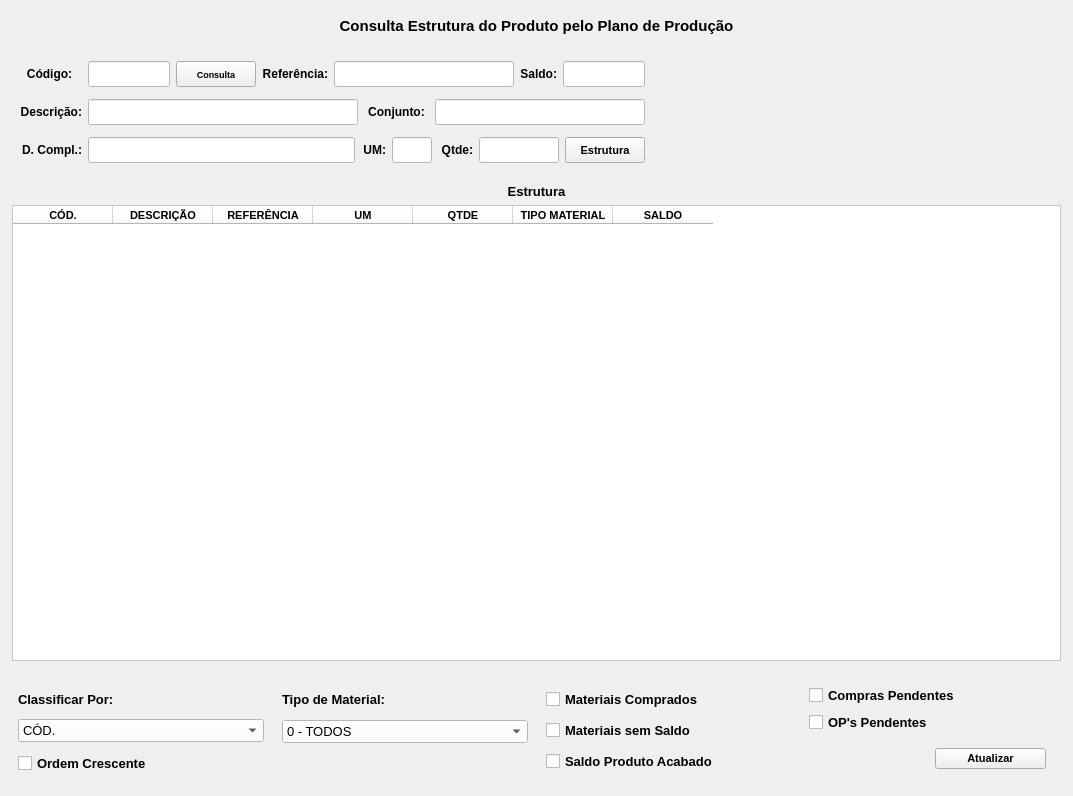
<?xml version="1.0" encoding="UTF-8"?>
<ui version="4.0">
 <class>ConsultaPcp_Prod</class>
 <widget class="QMainWindow" name="ConsultaPcp_Prod">
  <property name="geometry">
   <rect>
    <x>0</x>
    <y>0</y>
    <width>1073</width>
    <height>796</height>
   </rect>
  </property>
  <property name="sizePolicy">
   <sizepolicy hsizetype="Preferred" vsizetype="Preferred">
    <horstretch>0</horstretch>
    <verstretch>0</verstretch>
   </sizepolicy>
  </property>
  <property name="maximumSize">
   <size>
    <width>16777215</width>
    <height>16777211</height>
   </size>
  </property>
  <property name="windowTitle">
   <string>PCP - Consulta Produto</string>
  </property>
  <property name="windowIcon">
   <iconset>
    <normaloff>../../../Desktop/Sem título.png</normaloff>../../../Desktop/Sem título.png</iconset>
  </property>
  <widget class="QWidget" name="centralwidget">
   <property name="maximumSize">
    <size>
     <width>16777215</width>
     <height>16777215</height>
    </size>
   </property>
   <layout class="QVBoxLayout" name="verticalLayout">
    <property name="leftMargin">
     <number>6</number>
    </property>
    <property name="topMargin">
     <number>6</number>
    </property>
    <property name="rightMargin">
     <number>6</number>
    </property>
    <property name="bottomMargin">
     <number>6</number>
    </property>
    <item>
     <widget class="QWidget" name="widget_cabecalho" native="true">
      <property name="sizePolicy">
       <sizepolicy hsizetype="Preferred" vsizetype="Fixed">
        <horstretch>0</horstretch>
        <verstretch>0</verstretch>
       </sizepolicy>
      </property>
      <property name="minimumSize">
       <size>
        <width>0</width>
        <height>40</height>
       </size>
      </property>
      <property name="maximumSize">
       <size>
        <width>16777215</width>
        <height>40</height>
       </size>
      </property>
      <property name="styleSheet">
       <string notr="true"/>
      </property>
      <layout class="QHBoxLayout" name="horizontalLayout">
       <property name="spacing">
        <number>0</number>
       </property>
       <property name="leftMargin">
        <number>15</number>
       </property>
       <property name="topMargin">
        <number>6</number>
       </property>
       <property name="rightMargin">
        <number>15</number>
       </property>
       <property name="bottomMargin">
        <number>6</number>
       </property>
       <item>
        <widget class="QLabel" name="label_13">
         <property name="sizePolicy">
          <sizepolicy hsizetype="Minimum" vsizetype="Preferred">
           <horstretch>0</horstretch>
           <verstretch>0</verstretch>
          </sizepolicy>
         </property>
         <property name="minimumSize">
          <size>
           <width>300</width>
           <height>0</height>
          </size>
         </property>
         <property name="font">
          <font>
           <pointsize>11</pointsize>
           <weight>75</weight>
           <bold>true</bold>
          </font>
         </property>
         <property name="text">
          <string>Consulta Estrutura do Produto pelo Plano de Produção</string>
         </property>
         <property name="alignment">
          <set>Qt::AlignCenter</set>
         </property>
        </widget>
       </item>
      </layout>
     </widget>
    </item>
    <item>
     <widget class="QWidget" name="widget" native="true">
      <property name="minimumSize">
       <size>
        <width>0</width>
        <height>0</height>
       </size>
      </property>
      <property name="maximumSize">
       <size>
        <width>16777215</width>
        <height>16777215</height>
       </size>
      </property>
      <layout class="QHBoxLayout" name="horizontalLayout_2">
       <property name="leftMargin">
        <number>0</number>
       </property>
       <property name="topMargin">
        <number>0</number>
       </property>
       <property name="rightMargin">
        <number>0</number>
       </property>
       <property name="bottomMargin">
        <number>0</number>
       </property>
       <item>
        <widget class="QWidget" name="widget_Cor1" native="true">
         <property name="minimumSize">
          <size>
           <width>0</width>
           <height>120</height>
          </size>
         </property>
         <property name="maximumSize">
          <size>
           <width>650</width>
           <height>120</height>
          </size>
         </property>
         <property name="styleSheet">
          <string notr="true"/>
         </property>
         <layout class="QVBoxLayout" name="verticalLayout_7">
          <property name="leftMargin">
           <number>6</number>
          </property>
          <property name="topMargin">
           <number>6</number>
          </property>
          <property name="rightMargin">
           <number>6</number>
          </property>
          <property name="bottomMargin">
           <number>6</number>
          </property>
          <item>
           <widget class="QWidget" name="widget_10" native="true">
            <layout class="QHBoxLayout" name="horizontalLayout_4">
             <property name="leftMargin">
              <number>5</number>
             </property>
             <property name="topMargin">
              <number>3</number>
             </property>
             <property name="rightMargin">
              <number>5</number>
             </property>
             <property name="bottomMargin">
              <number>3</number>
             </property>
             <item>
              <widget class="QLabel" name="label_12">
               <property name="minimumSize">
                <size>
                 <width>65</width>
                 <height>0</height>
                </size>
               </property>
               <property name="maximumSize">
                <size>
                 <width>65</width>
                 <height>16777215</height>
                </size>
               </property>
               <property name="font">
                <font>
                 <pointsize>9</pointsize>
                 <weight>75</weight>
                 <bold>true</bold>
                </font>
               </property>
               <property name="text">
                <string>Código:</string>
               </property>
               <property name="alignment">
                <set>Qt::AlignCenter</set>
               </property>
              </widget>
             </item>
             <item>
              <widget class="QLineEdit" name="line_Codigo">
               <property name="sizePolicy">
                <sizepolicy hsizetype="Preferred" vsizetype="Preferred">
                 <horstretch>0</horstretch>
                 <verstretch>0</verstretch>
                </sizepolicy>
               </property>
               <property name="font">
                <font>
                 <pointsize>9</pointsize>
                </font>
               </property>
               <property name="styleSheet">
                <string notr="true">background-color: rgb(255, 255, 255);</string>
               </property>
               <property name="alignment">
                <set>Qt::AlignCenter</set>
               </property>
              </widget>
             </item>
             <item>
              <widget class="QPushButton" name="btn_Consultar_Cod">
               <property name="sizePolicy">
                <sizepolicy hsizetype="Preferred" vsizetype="Preferred">
                 <horstretch>0</horstretch>
                 <verstretch>0</verstretch>
                </sizepolicy>
               </property>
               <property name="font">
                <font>
                 <pointsize>7</pointsize>
                 <weight>75</weight>
                 <bold>true</bold>
                </font>
               </property>
               <property name="cursor">
                <cursorShape>PointingHandCursor</cursorShape>
               </property>
               <property name="text">
                <string>Consulta</string>
               </property>
              </widget>
             </item>
             <item>
              <widget class="QLabel" name="label_16">
               <property name="font">
                <font>
                 <pointsize>9</pointsize>
                 <weight>75</weight>
                 <bold>true</bold>
                </font>
               </property>
               <property name="text">
                <string>Referência:</string>
               </property>
               <property name="alignment">
                <set>Qt::AlignRight|Qt::AlignTrailing|Qt::AlignVCenter</set>
               </property>
              </widget>
             </item>
             <item>
              <widget class="QLineEdit" name="line_Ref">
               <property name="sizePolicy">
                <sizepolicy hsizetype="Preferred" vsizetype="Preferred">
                 <horstretch>0</horstretch>
                 <verstretch>0</verstretch>
                </sizepolicy>
               </property>
               <property name="minimumSize">
                <size>
                 <width>180</width>
                 <height>0</height>
                </size>
               </property>
               <property name="maximumSize">
                <size>
                 <width>16777215</width>
                 <height>16777215</height>
                </size>
               </property>
               <property name="font">
                <font>
                 <pointsize>9</pointsize>
                </font>
               </property>
               <property name="styleSheet">
                <string notr="true">background-color: rgb(255, 255, 255);</string>
               </property>
               <property name="readOnly">
                <bool>true</bool>
               </property>
              </widget>
             </item>
             <item>
              <widget class="QLabel" name="label_18">
               <property name="font">
                <font>
                 <pointsize>9</pointsize>
                 <weight>75</weight>
                 <bold>true</bold>
                </font>
               </property>
               <property name="text">
                <string>Saldo:</string>
               </property>
               <property name="alignment">
                <set>Qt::AlignRight|Qt::AlignTrailing|Qt::AlignVCenter</set>
               </property>
              </widget>
             </item>
             <item>
              <widget class="QLineEdit" name="line_Saldo">
               <property name="sizePolicy">
                <sizepolicy hsizetype="Preferred" vsizetype="Preferred">
                 <horstretch>0</horstretch>
                 <verstretch>0</verstretch>
                </sizepolicy>
               </property>
               <property name="font">
                <font>
                 <pointsize>9</pointsize>
                </font>
               </property>
               <property name="cursor">
                <cursorShape>IBeamCursor</cursorShape>
               </property>
               <property name="styleSheet">
                <string notr="true">background-color: rgb(255, 255, 255);</string>
               </property>
               <property name="inputMask">
                <string/>
               </property>
               <property name="text">
                <string/>
               </property>
               <property name="frame">
                <bool>true</bool>
               </property>
               <property name="echoMode">
                <enum>QLineEdit::Normal</enum>
               </property>
               <property name="alignment">
                <set>Qt::AlignCenter</set>
               </property>
               <property name="readOnly">
                <bool>true</bool>
               </property>
              </widget>
             </item>
            </layout>
           </widget>
          </item>
          <item>
           <widget class="QWidget" name="widget_11" native="true">
            <layout class="QHBoxLayout" name="horizontalLayout_5">
             <property name="leftMargin">
              <number>5</number>
             </property>
             <property name="topMargin">
              <number>3</number>
             </property>
             <property name="rightMargin">
              <number>5</number>
             </property>
             <property name="bottomMargin">
              <number>3</number>
             </property>
             <item>
              <widget class="QLabel" name="label_15">
               <property name="minimumSize">
                <size>
                 <width>65</width>
                 <height>0</height>
                </size>
               </property>
               <property name="maximumSize">
                <size>
                 <width>65</width>
                 <height>16777215</height>
                </size>
               </property>
               <property name="font">
                <font>
                 <pointsize>9</pointsize>
                 <weight>75</weight>
                 <bold>true</bold>
                </font>
               </property>
               <property name="text">
                <string>Descrição:</string>
               </property>
               <property name="alignment">
                <set>Qt::AlignRight|Qt::AlignTrailing|Qt::AlignVCenter</set>
               </property>
              </widget>
             </item>
             <item>
              <widget class="QLineEdit" name="line_Descricao">
               <property name="sizePolicy">
                <sizepolicy hsizetype="Preferred" vsizetype="Preferred">
                 <horstretch>0</horstretch>
                 <verstretch>0</verstretch>
                </sizepolicy>
               </property>
               <property name="font">
                <font>
                 <pointsize>9</pointsize>
                </font>
               </property>
               <property name="styleSheet">
                <string notr="true">background-color: rgb(255, 255, 255);</string>
               </property>
               <property name="readOnly">
                <bool>true</bool>
               </property>
              </widget>
             </item>
             <item>
              <widget class="QLabel" name="label_20">
               <property name="minimumSize">
                <size>
                 <width>65</width>
                 <height>0</height>
                </size>
               </property>
               <property name="maximumSize">
                <size>
                 <width>65</width>
                 <height>16777215</height>
                </size>
               </property>
               <property name="font">
                <font>
                 <pointsize>9</pointsize>
                 <weight>75</weight>
                 <bold>true</bold>
                </font>
               </property>
               <property name="text">
                <string>Conjunto:</string>
               </property>
               <property name="alignment">
                <set>Qt::AlignCenter</set>
               </property>
              </widget>
             </item>
             <item>
              <widget class="QLineEdit" name="line_Conjunto">
               <property name="sizePolicy">
                <sizepolicy hsizetype="Preferred" vsizetype="Preferred">
                 <horstretch>0</horstretch>
                 <verstretch>0</verstretch>
                </sizepolicy>
               </property>
               <property name="minimumSize">
                <size>
                 <width>210</width>
                 <height>0</height>
                </size>
               </property>
               <property name="maximumSize">
                <size>
                 <width>210</width>
                 <height>16777215</height>
                </size>
               </property>
               <property name="font">
                <font>
                 <pointsize>9</pointsize>
                </font>
               </property>
               <property name="styleSheet">
                <string notr="true">background-color: rgb(255, 255, 255);</string>
               </property>
               <property name="alignment">
                <set>Qt::AlignCenter</set>
               </property>
               <property name="readOnly">
                <bool>true</bool>
               </property>
              </widget>
             </item>
            </layout>
           </widget>
          </item>
          <item>
           <widget class="QWidget" name="widget_12" native="true">
            <layout class="QHBoxLayout" name="horizontalLayout_6">
             <property name="spacing">
              <number>6</number>
             </property>
             <property name="leftMargin">
              <number>5</number>
             </property>
             <property name="topMargin">
              <number>3</number>
             </property>
             <property name="rightMargin">
              <number>5</number>
             </property>
             <property name="bottomMargin">
              <number>3</number>
             </property>
             <item>
              <widget class="QLabel" name="label_22">
               <property name="minimumSize">
                <size>
                 <width>65</width>
                 <height>0</height>
                </size>
               </property>
               <property name="maximumSize">
                <size>
                 <width>65</width>
                 <height>16777215</height>
                </size>
               </property>
               <property name="font">
                <font>
                 <pointsize>9</pointsize>
                 <weight>75</weight>
                 <bold>true</bold>
                </font>
               </property>
               <property name="text">
                <string>D. Compl.:</string>
               </property>
               <property name="alignment">
                <set>Qt::AlignRight|Qt::AlignTrailing|Qt::AlignVCenter</set>
               </property>
              </widget>
             </item>
             <item>
              <widget class="QLineEdit" name="line_Compl">
               <property name="sizePolicy">
                <sizepolicy hsizetype="Preferred" vsizetype="Preferred">
                 <horstretch>0</horstretch>
                 <verstretch>0</verstretch>
                </sizepolicy>
               </property>
               <property name="font">
                <font>
                 <pointsize>9</pointsize>
                </font>
               </property>
               <property name="styleSheet">
                <string notr="true">background-color: rgb(255, 255, 255);</string>
               </property>
               <property name="readOnly">
                <bool>true</bool>
               </property>
              </widget>
             </item>
             <item>
              <widget class="QLabel" name="label_19">
               <property name="minimumSize">
                <size>
                 <width>25</width>
                 <height>0</height>
                </size>
               </property>
               <property name="maximumSize">
                <size>
                 <width>25</width>
                 <height>16777215</height>
                </size>
               </property>
               <property name="font">
                <font>
                 <pointsize>9</pointsize>
                 <weight>75</weight>
                 <bold>true</bold>
                </font>
               </property>
               <property name="text">
                <string>UM:</string>
               </property>
               <property name="alignment">
                <set>Qt::AlignRight|Qt::AlignTrailing|Qt::AlignVCenter</set>
               </property>
              </widget>
             </item>
             <item>
              <widget class="QLineEdit" name="line_UM">
               <property name="sizePolicy">
                <sizepolicy hsizetype="Preferred" vsizetype="Preferred">
                 <horstretch>0</horstretch>
                 <verstretch>0</verstretch>
                </sizepolicy>
               </property>
               <property name="minimumSize">
                <size>
                 <width>40</width>
                 <height>0</height>
                </size>
               </property>
               <property name="maximumSize">
                <size>
                 <width>40</width>
                 <height>16777215</height>
                </size>
               </property>
               <property name="font">
                <font>
                 <pointsize>9</pointsize>
                </font>
               </property>
               <property name="cursor">
                <cursorShape>IBeamCursor</cursorShape>
               </property>
               <property name="styleSheet">
                <string notr="true">background-color: rgb(255, 255, 255);</string>
               </property>
               <property name="inputMask">
                <string/>
               </property>
               <property name="text">
                <string/>
               </property>
               <property name="frame">
                <bool>true</bool>
               </property>
               <property name="echoMode">
                <enum>QLineEdit::Normal</enum>
               </property>
               <property name="alignment">
                <set>Qt::AlignCenter</set>
               </property>
               <property name="readOnly">
                <bool>true</bool>
               </property>
              </widget>
             </item>
             <item>
              <widget class="QLabel" name="label_14">
               <property name="minimumSize">
                <size>
                 <width>35</width>
                 <height>0</height>
                </size>
               </property>
               <property name="maximumSize">
                <size>
                 <width>35</width>
                 <height>16777215</height>
                </size>
               </property>
               <property name="font">
                <font>
                 <pointsize>9</pointsize>
                 <weight>75</weight>
                 <bold>true</bold>
                </font>
               </property>
               <property name="text">
                <string>Qtde:</string>
               </property>
               <property name="alignment">
                <set>Qt::AlignRight|Qt::AlignTrailing|Qt::AlignVCenter</set>
               </property>
              </widget>
             </item>
             <item>
              <widget class="QLineEdit" name="line_Qtde">
               <property name="sizePolicy">
                <sizepolicy hsizetype="Preferred" vsizetype="Preferred">
                 <horstretch>0</horstretch>
                 <verstretch>0</verstretch>
                </sizepolicy>
               </property>
               <property name="minimumSize">
                <size>
                 <width>80</width>
                 <height>0</height>
                </size>
               </property>
               <property name="maximumSize">
                <size>
                 <width>80</width>
                 <height>16777215</height>
                </size>
               </property>
               <property name="font">
                <font>
                 <pointsize>9</pointsize>
                </font>
               </property>
               <property name="cursor">
                <cursorShape>IBeamCursor</cursorShape>
               </property>
               <property name="styleSheet">
                <string notr="true">background-color: rgb(255, 255, 255);</string>
               </property>
               <property name="inputMask">
                <string/>
               </property>
               <property name="text">
                <string/>
               </property>
               <property name="frame">
                <bool>true</bool>
               </property>
               <property name="echoMode">
                <enum>QLineEdit::Normal</enum>
               </property>
               <property name="alignment">
                <set>Qt::AlignCenter</set>
               </property>
              </widget>
             </item>
             <item>
              <widget class="QPushButton" name="btn_Consulta_Estrut">
               <property name="sizePolicy">
                <sizepolicy hsizetype="Preferred" vsizetype="Preferred">
                 <horstretch>0</horstretch>
                 <verstretch>0</verstretch>
                </sizepolicy>
               </property>
               <property name="minimumSize">
                <size>
                 <width>80</width>
                 <height>0</height>
                </size>
               </property>
               <property name="maximumSize">
                <size>
                 <width>80</width>
                 <height>16777215</height>
                </size>
               </property>
               <property name="font">
                <font>
                 <pointsize>8</pointsize>
                 <weight>75</weight>
                 <bold>true</bold>
                </font>
               </property>
               <property name="cursor">
                <cursorShape>PointingHandCursor</cursorShape>
               </property>
               <property name="layoutDirection">
                <enum>Qt::LeftToRight</enum>
               </property>
               <property name="autoFillBackground">
                <bool>false</bool>
               </property>
               <property name="text">
                <string>Estrutura</string>
               </property>
               <property name="checkable">
                <bool>false</bool>
               </property>
               <property name="autoDefault">
                <bool>false</bool>
               </property>
               <property name="default">
                <bool>false</bool>
               </property>
               <property name="flat">
                <bool>false</bool>
               </property>
              </widget>
             </item>
            </layout>
           </widget>
          </item>
         </layout>
        </widget>
       </item>
       <item>
        <widget class="QWidget" name="widget_9" native="true"/>
       </item>
      </layout>
     </widget>
    </item>
    <item>
     <widget class="QWidget" name="widget_Cor2" native="true">
      <property name="styleSheet">
       <string notr="true"/>
      </property>
      <layout class="QVBoxLayout" name="verticalLayout_2">
       <property name="leftMargin">
        <number>6</number>
       </property>
       <property name="topMargin">
        <number>6</number>
       </property>
       <property name="rightMargin">
        <number>6</number>
       </property>
       <property name="bottomMargin">
        <number>6</number>
       </property>
       <item>
        <widget class="QLabel" name="label_Titulo">
         <property name="font">
          <font>
           <pointsize>10</pointsize>
           <weight>75</weight>
           <bold>true</bold>
          </font>
         </property>
         <property name="text">
          <string>Estrutura</string>
         </property>
         <property name="alignment">
          <set>Qt::AlignCenter</set>
         </property>
        </widget>
       </item>
       <item>
        <widget class="QTableWidget" name="table_Estrutura">
         <property name="font">
          <font>
           <pointsize>8</pointsize>
          </font>
         </property>
         <property name="styleSheet">
          <string notr="true">background-color: rgb(255, 255, 255);</string>
         </property>
         <column>
          <property name="text">
           <string>CÓD.</string>
          </property>
          <property name="font">
           <font>
            <family>MS Shell Dlg 2</family>
            <pointsize>8</pointsize>
            <weight>75</weight>
            <bold>true</bold>
           </font>
          </property>
          <property name="textAlignment">
           <set>AlignCenter</set>
          </property>
         </column>
         <column>
          <property name="text">
           <string>DESCRIÇÃO</string>
          </property>
          <property name="font">
           <font>
            <weight>75</weight>
            <bold>true</bold>
           </font>
          </property>
          <property name="textAlignment">
           <set>AlignCenter</set>
          </property>
         </column>
         <column>
          <property name="text">
           <string>REFERÊNCIA</string>
          </property>
          <property name="font">
           <font>
            <weight>75</weight>
            <bold>true</bold>
           </font>
          </property>
          <property name="textAlignment">
           <set>AlignCenter</set>
          </property>
         </column>
         <column>
          <property name="text">
           <string>UM</string>
          </property>
          <property name="font">
           <font>
            <weight>75</weight>
            <bold>true</bold>
           </font>
          </property>
          <property name="textAlignment">
           <set>AlignCenter</set>
          </property>
         </column>
         <column>
          <property name="text">
           <string>QTDE</string>
          </property>
          <property name="font">
           <font>
            <weight>75</weight>
            <bold>true</bold>
           </font>
          </property>
          <property name="textAlignment">
           <set>AlignCenter</set>
          </property>
         </column>
         <column>
          <property name="text">
           <string>TIPO MATERIAL</string>
          </property>
          <property name="font">
           <font>
            <family>MS Shell Dlg 2</family>
            <pointsize>8</pointsize>
            <weight>75</weight>
            <bold>true</bold>
           </font>
          </property>
          <property name="textAlignment">
           <set>AlignCenter</set>
          </property>
         </column>
         <column>
          <property name="text">
           <string>SALDO</string>
          </property>
          <property name="font">
           <font>
            <weight>75</weight>
            <bold>true</bold>
           </font>
          </property>
          <property name="textAlignment">
           <set>AlignCenter</set>
          </property>
         </column>
        </widget>
       </item>
      </layout>
     </widget>
    </item>
    <item>
     <widget class="QWidget" name="widget_Cor3" native="true">
      <property name="minimumSize">
       <size>
        <width>0</width>
        <height>0</height>
       </size>
      </property>
      <property name="maximumSize">
       <size>
        <width>16777215</width>
        <height>16777215</height>
       </size>
      </property>
      <property name="styleSheet">
       <string notr="true"/>
      </property>
      <layout class="QHBoxLayout" name="horizontalLayout_3">
       <property name="leftMargin">
        <number>6</number>
       </property>
       <property name="topMargin">
        <number>6</number>
       </property>
       <property name="rightMargin">
        <number>6</number>
       </property>
       <property name="bottomMargin">
        <number>6</number>
       </property>
       <item>
        <widget class="QWidget" name="widget_5" native="true">
         <layout class="QVBoxLayout" name="verticalLayout_3">
          <property name="leftMargin">
           <number>6</number>
          </property>
          <property name="topMargin">
           <number>6</number>
          </property>
          <property name="rightMargin">
           <number>6</number>
          </property>
          <property name="bottomMargin">
           <number>6</number>
          </property>
          <item>
           <widget class="QLabel" name="label_25">
            <property name="font">
             <font>
              <pointsize>10</pointsize>
              <weight>75</weight>
              <bold>true</bold>
             </font>
            </property>
            <property name="text">
             <string>Classificar Por:</string>
            </property>
            <property name="alignment">
             <set>Qt::AlignLeading|Qt::AlignLeft|Qt::AlignVCenter</set>
            </property>
           </widget>
          </item>
          <item>
           <widget class="QComboBox" name="combo_Classifica">
            <property name="font">
             <font>
              <pointsize>10</pointsize>
             </font>
            </property>
            <property name="styleSheet">
             <string notr="true">background-color: rgb(255, 255, 255);</string>
            </property>
            <item>
             <property name="text">
              <string>CÓD.</string>
             </property>
            </item>
            <item>
             <property name="text">
              <string>DESCRIÇÃO</string>
             </property>
            </item>
            <item>
             <property name="text">
              <string>REFERÊNCIA</string>
             </property>
            </item>
            <item>
             <property name="text">
              <string>UM</string>
             </property>
            </item>
            <item>
             <property name="text">
              <string>QTDE</string>
             </property>
            </item>
            <item>
             <property name="text">
              <string>TIPO DE MATERIAL</string>
             </property>
            </item>
            <item>
             <property name="text">
              <string>SALDO</string>
             </property>
            </item>
           </widget>
          </item>
          <item>
           <widget class="QCheckBox" name="checkBox_Crescente">
            <property name="minimumSize">
             <size>
              <width>0</width>
              <height>30</height>
             </size>
            </property>
            <property name="sizeIncrement">
             <size>
              <width>0</width>
              <height>30</height>
             </size>
            </property>
            <property name="font">
             <font>
              <pointsize>10</pointsize>
              <weight>75</weight>
              <bold>true</bold>
             </font>
            </property>
            <property name="text">
             <string>Ordem Crescente</string>
            </property>
           </widget>
          </item>
         </layout>
        </widget>
       </item>
       <item>
        <widget class="QWidget" name="widget_6" native="true">
         <layout class="QVBoxLayout" name="verticalLayout_4">
          <property name="leftMargin">
           <number>6</number>
          </property>
          <property name="topMargin">
           <number>6</number>
          </property>
          <property name="rightMargin">
           <number>6</number>
          </property>
          <property name="bottomMargin">
           <number>6</number>
          </property>
          <item>
           <widget class="QLabel" name="label_24">
            <property name="font">
             <font>
              <pointsize>10</pointsize>
              <weight>75</weight>
              <bold>true</bold>
             </font>
            </property>
            <property name="text">
             <string>Tipo de Material:</string>
            </property>
            <property name="alignment">
             <set>Qt::AlignLeading|Qt::AlignLeft|Qt::AlignVCenter</set>
            </property>
           </widget>
          </item>
          <item>
           <widget class="QComboBox" name="combo_Tipo">
            <property name="enabled">
             <bool>true</bool>
            </property>
            <property name="font">
             <font>
              <pointsize>10</pointsize>
             </font>
            </property>
            <property name="styleSheet">
             <string notr="true">background-color: rgb(255, 255, 255);</string>
            </property>
            <item>
             <property name="text">
              <string>0 - TODOS</string>
             </property>
            </item>
           </widget>
          </item>
          <item>
           <widget class="QLabel" name="label_2">
            <property name="text">
             <string/>
            </property>
           </widget>
          </item>
         </layout>
        </widget>
       </item>
       <item>
        <widget class="QWidget" name="widget_7" native="true">
         <layout class="QVBoxLayout" name="verticalLayout_5">
          <property name="leftMargin">
           <number>6</number>
          </property>
          <property name="topMargin">
           <number>6</number>
          </property>
          <property name="rightMargin">
           <number>6</number>
          </property>
          <property name="bottomMargin">
           <number>6</number>
          </property>
          <item>
           <widget class="QCheckBox" name="checkBox_Comprados">
            <property name="font">
             <font>
              <pointsize>10</pointsize>
              <weight>75</weight>
              <bold>true</bold>
             </font>
            </property>
            <property name="text">
             <string>Materiais Comprados</string>
            </property>
           </widget>
          </item>
          <item>
           <widget class="QCheckBox" name="checkBox_Sem_Saldo">
            <property name="font">
             <font>
              <pointsize>10</pointsize>
              <weight>75</weight>
              <bold>true</bold>
             </font>
            </property>
            <property name="text">
             <string>Materiais sem Saldo</string>
            </property>
           </widget>
          </item>
          <item>
           <widget class="QCheckBox" name="checkBox_Saldo_Acabado">
            <property name="font">
             <font>
              <pointsize>10</pointsize>
              <weight>75</weight>
              <bold>true</bold>
             </font>
            </property>
            <property name="text">
             <string>Saldo Produto Acabado</string>
            </property>
           </widget>
          </item>
         </layout>
        </widget>
       </item>
       <item>
        <widget class="QWidget" name="widget_8" native="true">
         <layout class="QVBoxLayout" name="verticalLayout_6">
          <property name="leftMargin">
           <number>6</number>
          </property>
          <property name="topMargin">
           <number>6</number>
          </property>
          <property name="rightMargin">
           <number>6</number>
          </property>
          <property name="bottomMargin">
           <number>6</number>
          </property>
          <item>
           <widget class="QCheckBox" name="checkBox_Compra_Pend">
            <property name="font">
             <font>
              <pointsize>10</pointsize>
              <weight>75</weight>
              <bold>true</bold>
             </font>
            </property>
            <property name="text">
             <string>Compras Pendentes</string>
            </property>
           </widget>
          </item>
          <item>
           <widget class="QCheckBox" name="checkBox_OP_Pend">
            <property name="font">
             <font>
              <pointsize>10</pointsize>
              <weight>75</weight>
              <bold>true</bold>
             </font>
            </property>
            <property name="text">
             <string>OP's Pendentes</string>
            </property>
           </widget>
          </item>
          <item>
           <widget class="QWidget" name="widget_2" native="true">
            <layout class="QHBoxLayout" name="horizontalLayout_7">
             <item>
              <widget class="QLabel" name="label">
               <property name="text">
                <string/>
               </property>
              </widget>
             </item>
             <item>
              <widget class="QPushButton" name="btn_Atualizar">
               <property name="font">
                <font>
                 <pointsize>8</pointsize>
                 <weight>75</weight>
                 <bold>true</bold>
                </font>
               </property>
               <property name="cursor">
                <cursorShape>PointingHandCursor</cursorShape>
               </property>
               <property name="layoutDirection">
                <enum>Qt::LeftToRight</enum>
               </property>
               <property name="autoFillBackground">
                <bool>false</bool>
               </property>
               <property name="text">
                <string>Atualizar</string>
               </property>
               <property name="checkable">
                <bool>false</bool>
               </property>
               <property name="autoDefault">
                <bool>false</bool>
               </property>
               <property name="default">
                <bool>false</bool>
               </property>
               <property name="flat">
                <bool>false</bool>
               </property>
              </widget>
             </item>
            </layout>
           </widget>
          </item>
         </layout>
        </widget>
       </item>
      </layout>
     </widget>
    </item>
   </layout>
  </widget>
 </widget>
 <resources/>
 <connections/>
</ui>
